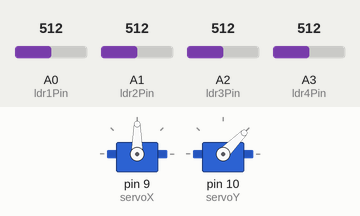
This sketch was run on a simulated Arduino Uno, built with avr-gcc and run on an emulated ATmega328P. Parts: 2 × servo. Inputs (shaded band) come from the test bench; at power-on: A1 (ldr2Pin) = 512, A2 (ldr3Pin) = 512, A3 (ldr4Pin) = 512, A0 (ldr1Pin) = 512.

Above: at 1.3 s.
1.4 s: A1 (ldr2Pin) set to 523
At 2.4 s:
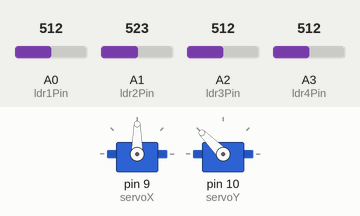
3.0 s: A2 (ldr3Pin) set to 539
At 3.6 s:
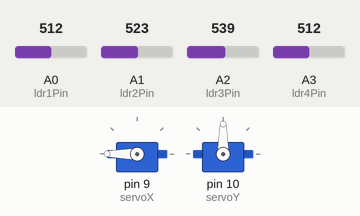
4.5 s: A3 (ldr4Pin) set to 554
At 4.8 s:
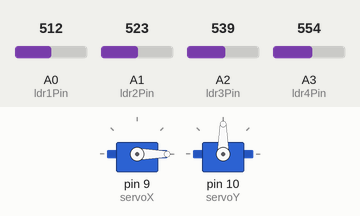
6.0 s: A3 (ldr4Pin) set to 306
At 7.2 s:
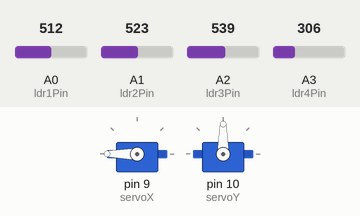
7.5 s: A3 (ldr4Pin) set to 716
At 8.4 s:
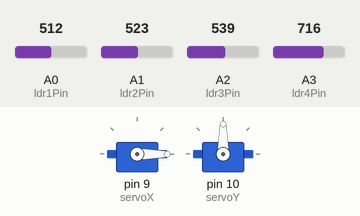
Timing chart, 0 to 10.0 s (numbered marks = the images above; inputs shaded):
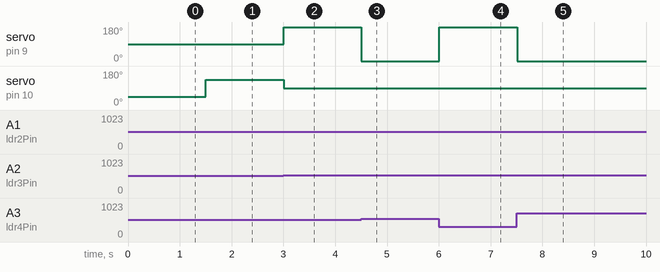

The sketch:

Gunes_Takip_Sistemi.ino
```cpp
#include <Servo.h>

Servo servoX;  // Yatay servo motor
Servo servoY;  // Dikey servo motor

int ldr1Pin = A0;  // LDR1 (güneş panelinin ön tarafı)
int ldr2Pin = A1;  // LDR2 (güneş panelinin arka tarafı)
int ldr3Pin = A2;  // LDR3 (güneş panelinin sağ tarafı)
int ldr4Pin = A3;  // LDR4 (güneş panelinin sol tarafı)

int ldr1Value, ldr2Value, ldr3Value, ldr4Value;
int maxLDRValue, maxLDRIndex;

void setup() {
  Serial.begin(9600);

  servoX.attach(9);  // X ekseni servo motoru
  servoY.attach(10); // Y ekseni servo motoru

  // Başlangıç pozisyonları (0 derece)
  servoX.write(90);
  servoY.write(90);
}

void loop() {
  // LDR'lerin değerlerini oku
  ldr1Value = analogRead(ldr1Pin);
  ldr2Value = analogRead(ldr2Pin);
  ldr3Value = analogRead(ldr3Pin);
  ldr4Value = analogRead(ldr4Pin);

  // En yüksek ışık değerini bul
  maxLDRValue = ldr1Value;
  maxLDRIndex = 1;

  if (ldr2Value > maxLDRValue) {
    maxLDRValue = ldr2Value;
    maxLDRIndex = 2;
  }
  if (ldr3Value > maxLDRValue) {
    maxLDRValue = ldr3Value;
    maxLDRIndex = 3;
  }
  if (ldr4Value > maxLDRValue) {
    maxLDRValue = ldr4Value;
    maxLDRIndex = 4;
  }

  // Güneş panelini uygun yöne döndür
  if (maxLDRIndex == 1) {
    servoX.write(90); // Yatay eksende 90 derece
    servoY.write(45); // Dikey eksende 45 derece (örneğin)
  } else if (maxLDRIndex == 2) {
    servoX.write(90); // Yatay eksende 90 derece
    servoY.write(135); // Dikey eksende 135 derece
  } else if (maxLDRIndex == 3) {
    servoX.write(180); // Yatay eksende 180 derece
    servoY.write(90); // Dikey eksende 90 derece
  } else if (maxLDRIndex == 4) {
    servoX.write(0); // Yatay eksende 0 derece
    servoY.write(90); // Dikey eksende 90 derece
  }

  delay(500); // Yeni okuma için kısa bir bekleme
}
```

Measured:
- the behaviour switches between 512 and 513 on A1 (ldr2Pin) (found by bisection; images 0 and 1)
- the behaviour switches between 523 and 524 on A2 (ldr3Pin) (found by bisection; images 1 and 2)
- the behaviour switches between 539 and 540 on A3 (ldr4Pin) (found by bisection; images 2 and 3)
- after the input at 1.4 s, servo on pin 10 (servoY): 45° → 135° after 0.10 s
- after the input at 3.0 s, servo on pin 9 (servoX): 90° → 180° at once; servo on pin 10 (servoY): 135° → 90° at once
- after the input at 4.5 s, servo on pin 9 (servoX): 180° → 0° at once
- after the input at 6.0 s, servo on pin 9 (servoX): 0° → 180° at once
- after the input at 7.5 s, servo on pin 9 (servoX): 180° → 0° at once
